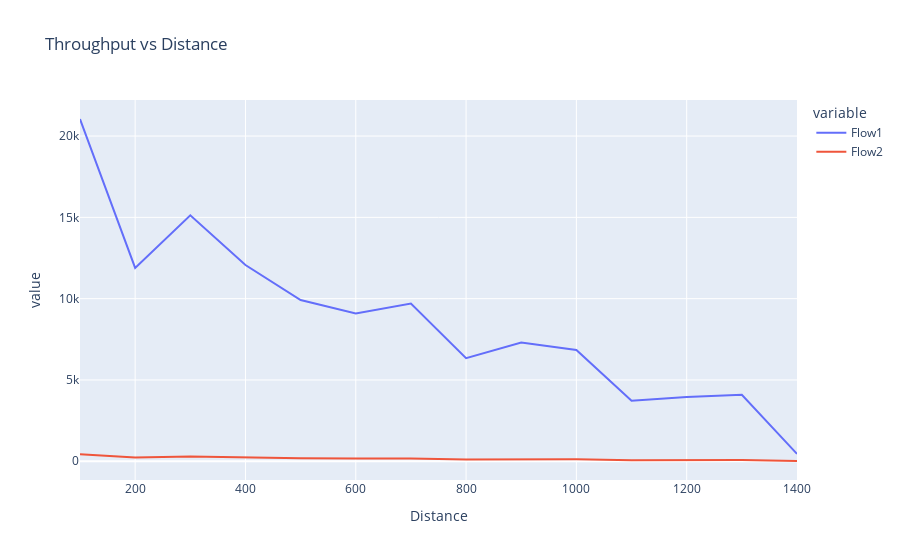

This figure's notebook cell:
### Markdown cell above
---
### 1 AP, 1 STA
---
- Assume that both the AP and the STA have full TCP/IP stacks
- It simplifies the simulation script
- Let the STA generate one TCP flow towards the AP
- Carry out simulations for different distances between the STA and the AP
- For each distance measure the average throughput obtained by the flow
-Throughput (in bit/s) is measured at the node that receiving the information 
- Use both flowmon and wireshark to characterize throughputs Flowmon enables you to obtain relevant statistics, including histograms Wireshark enables you to observe packets along the time, including the TCP congestion control mechanism in action
- Represent results as a  function of distance
First Study -Throughput vs distance
---
Notes:

- You may start at 100m. Lower `distances` result in about the same effective TCP throughput. 
- The maximum link `distance` is expected to be around 1450m. At 1500m there is no connectivity.
- You may collect results with steps of 100m between 100m and 1500m. Decrease the step size if more resolution is needed for the resulting plot($s$).

The default settings are:
> ```duration=10``` ($s$)
>
> ```distance=100``` ($m$)

You may change the parameters directly in the code and run the scenario without any argument:

```./waf --run "scratch/first_study"```

or feed the `distance` ($m$) between nodes and the `duraton` of the flow ($s$) you want to simulate via command line arguments:

```./waf --run "scratch/first_study --distance=100 --duration=60"```

### Code cell
import subprocess
import re
import pandas as pd
import numpy as np
import plotly.express as px

# Defining variables to use for the study
default = True

print('First Study\n')

if(default): # 
    start = 100
    stop = 1500
    step = 100
    duration = 1
    distance = start
else:
    start = input('Limite Min?')
    stop = input('Limite Max?')
    step = input('Passo?')
    duration = input('Duracao?')
    

regex = r"       Throughput: (\d+\.\d+) Kbps"

rx = re.compile(regex)

df = pd.DataFrame(columns=['Flow1','Flow2','Distance'],dtype= np.float64)

for distance in range(start,stop,step):
    i = int (distance - start)/step 
    print(f'Distance is {distance}m, iteration {i}, running command:\n    ./waf --run "scratch/first_study --distance={distance} --duration={duration}"')
    process = subprocess.run([f'./waf --run "scratch/first_study --distance={distance} --duration={duration}"'], shell=True, check=True, stdout=subprocess.PIPE, universal_newlines=True)
    output = rx.findall(process.stdout)
    df.loc[i] = output+[distance]
    print(f'Throughput Results:\n    Flow 1 -> {output[0]} Kbps\n    Flow 2 -> {output[1]} Kbps\n\n')



fig = px.line(df, x="Distance", y=["Flow1","Flow2"], title='Throughput vs Distance')
fig.update_yaxes(type='linear')
fig.show()

### Figure 1 — Plotly figure (JSON) as saved in the notebook; plotly's stock layout.template omitted (floating-point values rounded to 4 significant figures)
{"data": [{"hovertemplate": "variable=Flow1<br>Distance=%{x}<br>value=%{y}<extra></extra>", "legendgroup": "Flow1", "line": {"color": "#636efa", "dash": "solid"}, "marker": {"symbol": "circle"}, "mode": "lines", "name": "Flow1", "orientation": "h", "showlegend": true, "type": "scatter", "x": [100, 200, 300, 400, 500, 600, 700, 800, 900, 1000, 1100, 1200, 1300, 1400], "xaxis": "x", "y": ["21050.2", "11889.9", "15122.9", "12065.9", "9911.93", "9094.41", "9697.24", "6335.13", "7298.36", "6843.37", "3715.73", "3946.56", "4090.73", "451.945"], "yaxis": "y"}, {"hovertemplate": "variable=Flow2<br>Distance=%{x}<br>value=%{y}<extra></extra>", "legendgroup": "Flow2", "line": {"color": "#EF553B", "dash": "solid"}, "marker": {"symbol": "circle"}, "mode": "lines", "name": "Flow2", "orientation": "h", "showlegend": true, "type": "scatter", "x": [100, 200, 300, 400, 500, 600, 700, 800, 900, 1000, 1100, 1200, 1300, 1400], "xaxis": "x", "y": ["432.661", "222.657", "296.797", "226.381", "178.378", "161.109", "171.888", "111.705", "128.564", "120.537", "65.8147", "70.0828", "72.5454", "14.907"], "yaxis": "y"}], "layout": {"legend": {"title": {"text": "variable"}, "tracegroupgap": 0}, "title": {"text": "Throughput vs Distance"}, "xaxis": {"anchor": "y", "domain": [0, 1], "title": {"text": "Distance"}}, "yaxis": {"anchor": "x", "domain": [0, 1], "title": {"text": "value"}, "type": "linear"}}}
